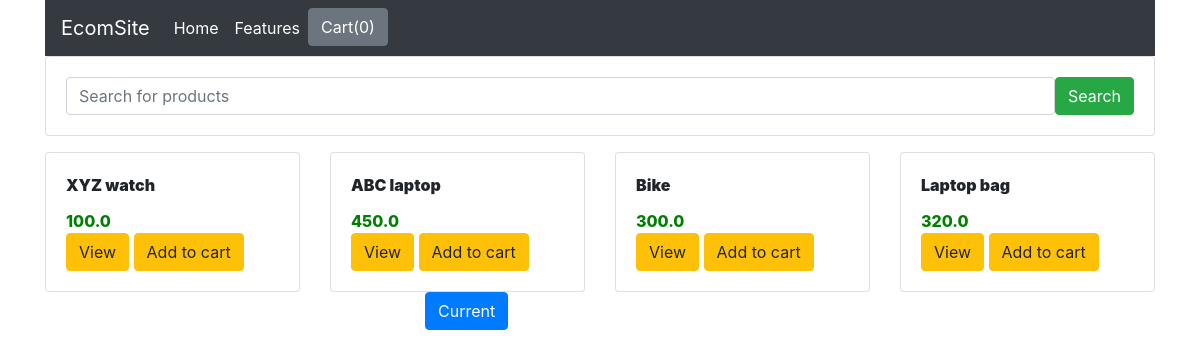
Before: /?page=2 with the older database file.
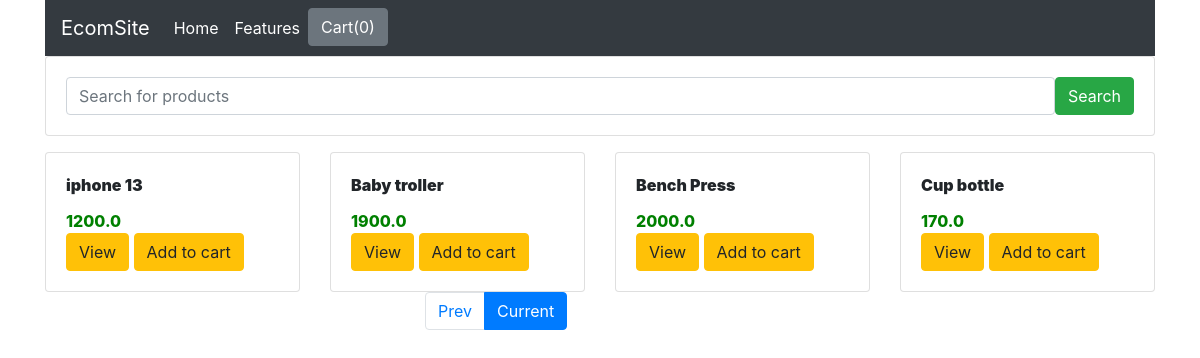
After: the same page with the newer database file.
### shop/models.py (models this page shows, shortened)
class Product(models.Model):
    title = models.CharField(max_length= 200)
    price = models.FloatField()
    discount_price = models.FloatField()
    category = models.CharField(max_length=200)
    description = models.TextField()
    image = models.CharField(max_length=350)
    quantity = models.IntegerField(default=1)

### shop/views.py (the view)
# urls.py: path('',index, name = 'home' ),
def index(request):
    product_objects = Product.objects.all()
    item_name = request.GET.get('item_name')
    if item_name != '' and item_name  is not None:
        product_objects = product_objects.filter(title__icontains= item_name)
    paginator = Paginator(product_objects, 4)
    page = request.GET.get('page')
    product_objects = paginator.get_page(page)
    context = {'product_objects':product_objects}
    return render(request, 'index.html',context)

### shop/templates/index.html (shortened to what this page needs)
{% load static %}
<html lang="en">
<head>
    <link rel="stylesheet" href="https://stackpath.bootstrapcdn.com/bootstrap/4.3.1/css/bootstrap.min.css">
    <link rel="stylesheet" href="{% static 'css/style.css' %}">
</head>
<body>
    <div class= "container">
        <div class ="row">
           <div class = "col-md-12">
            <nav class="navbar navbar-expand-lg navbar-light bg-dark">
                <a class="navbar-brand" href="{% url 'home' %}" style="color: white !important;">EcomSite</a>
                   <div class="collapse navbar-collapse" id="navbarNav">
                    <ul class="navbar-nav">
                      <li class="nav-item active">
                        <a class="nav-link" href="{% url 'home' %}"  style="color: white !important;">Home <span class="sr-only">(current)</span></a>
                      </li>
                      <li class="nav-item">
                        <a class="nav-link" href="#" style="color: white !important;">Features</a>
                      </li>
                      <li class="nav-item">
                        <button type="button" style="color: white !important;" id ="cart"    data-html ="true"  class="btn btn-secondary" data-container="body" data-toggle="popover" data-placement="bottom" data-content="Vivamusagittis lacus vel augue laoreet rutrum faucibus.">
                          Cart(0)
                      </button>
                      </li>
                    </ul>
                  </div>
              </nav>
           </div>
        </div>
        <div class="row">
            <div class="col-md-12">
                <form class="card  card-sm" method =""GET>
                    <div class="card-body row no-gutters align-items-center">
                        <div class="col">
                            <input type="search" name="item_name" id="" placeholder="Search for products" class="form-control form-control-borderless">
                        </div>
                        <div class="col-auto">
                            <button class="btn btn-success" type="submit">Search</button>
                        </div>
                    </div>
                </form>
            </div>
        </div>
        <div class="row">
            {% for product in product_objects %}
            <div class="col-md-3">
                <div class="card" >
                    <div class="card-body">
                        <div id="nm{{product.id}}" class="card-title">{{product.title}}</div>
                        <div id ="price{{product.id}}" class="card-text">{{product.price}}</div>
                        <a href="/{{product.id}}" class="btn btn-warning">View</a>
                        <button id="{{product.id}}" class="btn act btn-warning">Add to cart</button>
                    </div>
                </div>
            </div>
          {% endfor %}
        </div>
      <div class = "row">
        <div class="col-md-3 offset-md-4">
            <ul class="pagination">
                {% if product_objects.has_previous %}
                 <li class="page-item">
                    <a class="page-link" href="?page={{ product_objects.previous_page_number }}">Prev</a>
                 </li>
                {% endif %}
                <li class="page-item active">
                    <a class="page-link" href="?page={{ product_objects.number }}">Current</a>
                 </li>
            </ul>
        </div>
      </div>
    </div>
</body>
</html>

### shop/static/css/style.css (style rules this page uses)
.card-text { color:green; font-weight: 800; }
.card-title { font-weight: 900; }

Changed rows visible on the page:
no longer on this page (row unchanged): Product: title "XYZ watch", price "100.0"
no longer on this page (row unchanged): Product: title "ABC laptop", price "450.0"
no longer on this page (row unchanged): Product: title "Bike", price "300.0"
no longer on this page (row unchanged): Product: title "Laptop bag", price "320.0"
added Product: title "iphone 13", price "1200.0"
added Product: title "Baby troller", price "1900.0"
added Product: title "Bench Press", price "2000.0"
added Product: title "Cup bottle", price "170.0"
Other visible differences:
text now shown: "Prev"
